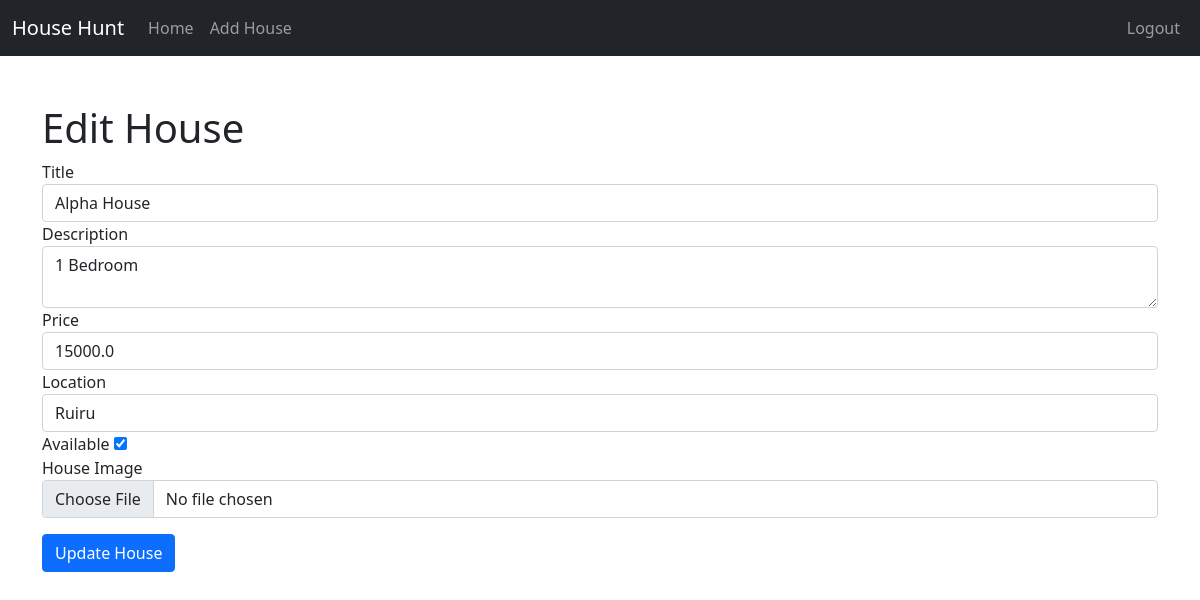
Screenshot of /edit/3 (signed in) with the database file from the repository.
### app.py (models this page shows)
class House(db.Model):
    id = db.Column(db.Integer, primary_key=True)
    title = db.Column(db.String(100), nullable=False)
    description = db.Column(db.Text, nullable=False)
    price = db.Column(db.Float, nullable=False)
    location = db.Column(db.String(100), nullable=False)
    image_file = db.Column(db.String(120), nullable=True)
    available = db.Column(db.Boolean, default=True)

### app.py (the view, shortened to what this page needs)
@app.route('/edit/<int:id>', methods=['GET', 'POST'])
@login_required
def edit_house(id):
    if not current_user.is_admin:
        return "Access Denied", 403
    house = House.query.get_or_404(id)
    return render_template('edit_house.html', house=house)

### app.py (called while the page is built)
@login_manager.user_loader
def load_user(user_id):
    return User.query.get(int(user_id))

### templates/edit_house.html (shortened to what this page needs)
{% extends 'base.html' %}
{% block content %}
    <h1>Edit House</h1>
    <form method="POST" enctype="multipart/form-data">
        <div class="form-group">
            <label for="title">Title</label>
            <input type="text" class="form-control" id="title" name="title" value="{{ house.title }}" required>
        </div>
        <div class="form-group">
            <label for="description">Description</label>
            <textarea class="form-control" id="description" name="description" required>{{ house.description }}</textarea>
        </div>
        <div class="form-group">
            <label for="price">Price</label>
            <input type="number" class="form-control" id="price" name="price" value="{{ house.price }}" required>
        </div>
        <div class="form-group">
            <label for="location">Location</label>
            <input type="text" class="form-control" id="location" name="location" value="{{ house.location }}" required>
        </div>
        <div class="form-group">
            <label for="available">Available</label>
            <input type="checkbox" id="available" name="available" {% if house.available %}checked{% endif %}>
        </div>
        <div class="form-group">
            <label for="image_file">House Image</label>
            <input type="file" class="form-control" id="image_file" name="image_file">
        </div>
        <button type="submit" class="btn btn-primary mt-3">Update House</button>
    </form>
{% endblock %}

### rows the page displays
House: title "Alpha House", description "1 Bedroom", price "15000.0", location "Ruiru", available "☑"
